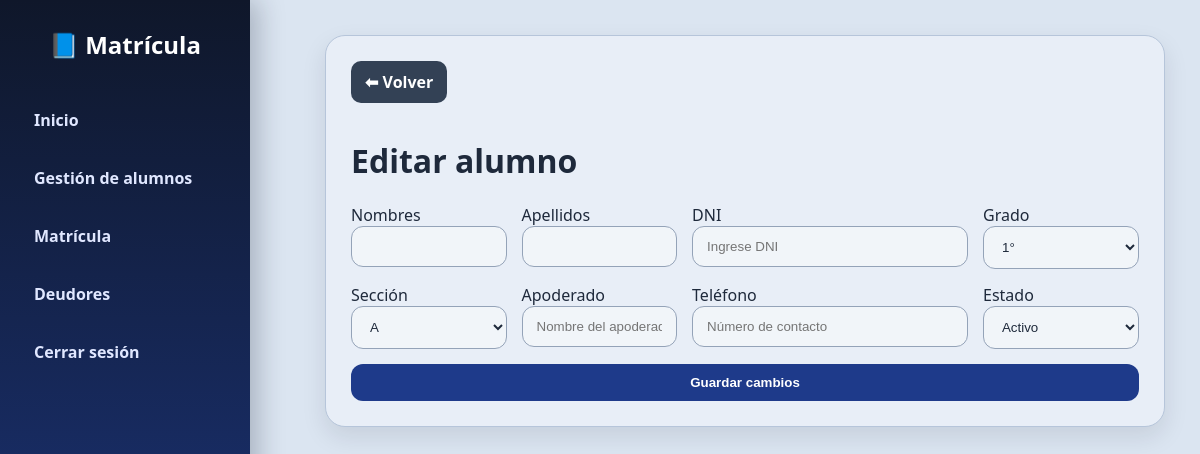
Page /editar_alumno/1 (signed in) on the earlier database version.
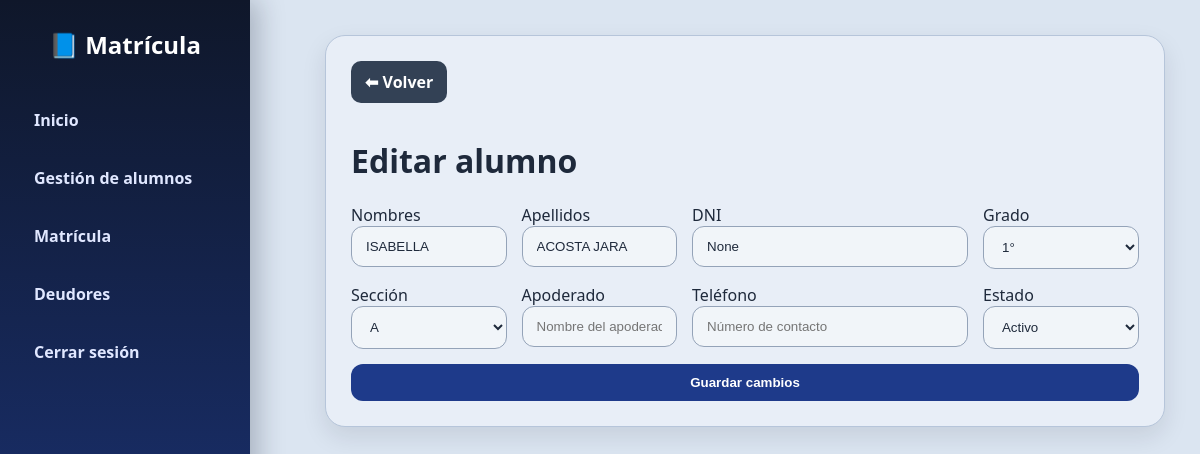
Same page on the later database version.
### tables this page shows
CREATE TABLE alumnos (
        id INTEGER PRIMARY KEY AUTOINCREMENT,
        nombres TEXT NOT NULL,
        apellidos TEXT NOT NULL,
        dni TEXT,
        grado TEXT NOT NULL,
        seccion TEXT NOT NULL,
        apoderado TEXT,
        telefono TEXT,
        estado TEXT DEFAULT 'Activo'
    );

### app.py (the view, shortened to what this page needs)
@app.route("/editar_alumno/<int:alumno_id>", methods=["GET", "POST"])
def editar_alumno(alumno_id):
    if "user" not in session:
        return redirect("/")
    conn = get_db()
    cur = conn.cursor()
    cur.execute("SELECT * FROM alumnos WHERE id=?", (alumno_id,))
    alumno = cur.fetchone()
    conn.close()
    return render_template("editar_alumno.html", alumno=alumno)

### app.py (called while the page is built)
def get_db():
    return sqlite3.connect("colegio.db")

@app.context_processor
def injectar_usuario():
    return {
        "usuario_actual": session.get("user"),
        "rol_actual": session.get("rol")
    }

### templates/editar_alumno.html (shortened to what this page needs)
<!DOCTYPE html>
<html lang="es">
<head>
<link rel="stylesheet" href="/static/style.css">
</head>
<body>
<div class="sidebar">
    <h2>📘 Matrícula</h2>
    <a href="/dashboard">Inicio</a>
    <a href="/alumnos">Gestión de alumnos</a>
    <a href="/matricula">Matrícula</a>
    <a href="/deudores">Deudores</a>
    <a href="/logout">Cerrar sesión</a>
</div>
<div class="content">
<div class="card form-card">
<a class="btn-volver" href="/alumnos">⬅ Volver</a>
<h1>Editar alumno</h1>
<form class="form-editar" method="POST">
    <div>
        <label>Nombres</label>
        <input type="text" name="nombres" value="{{ alumno[1] }}" required>
    </div>
    <div>
        <label>Apellidos</label>
        <input type="text" name="apellidos" value="{{ alumno[2] }}" required>
    </div>
    <div>
        <label>DNI</label>
        <input type="text" name="dni" value="{{ alumno[3] }}" placeholder="Ingrese DNI">
    </div>
    <div>
        <label>Grado</label>
        <select name="grado" required>
            <option value="1" {% if alumno[4] == '1' %}selected{% endif %}>1°</option>
        </select>
    </div>
    <div>
        <label>Sección</label>
        <select name="seccion" required>
            <option value="A" {% if alumno[5] == 'A' %}selected{% endif %}>A</option>
        </select>
    </div>
    <div>
        <label>Apoderado</label>
        <input type="text" name="apoderado" value="{{ alumno[6] if alumno[6] else '' }}" placeholder="Nombre del apoderado">
    </div>
    <div>
        <label>Teléfono</label>
        <input type="text" name="telefono" value="{{ alumno[7] if alumno[7] else '' }}" placeholder="Número de contacto">
    </div>
    <div>
        <label>Estado</label>
        <select name="estado">
            <option value="Activo" {% if alumno[8] == 'Activo' %}selected{% endif %}>Activo</option>
        </select>
    </div>
    <button class="btn-full" type="submit">Guardar cambios</button>
</form>
</div>
</div>
</body>
</html>

Differences in the rows shown:
added alumnos: nombres "ISABELLA", apellidos "ACOSTA JARA", grado "1°", seccion "A", estado "Activo"
Other differences:
form field dni: (not shown) → "None"
form field grado: "1°" → (not shown)
form field seccion: "A" → (not shown)
form field estado: "Activo" → (not shown)
